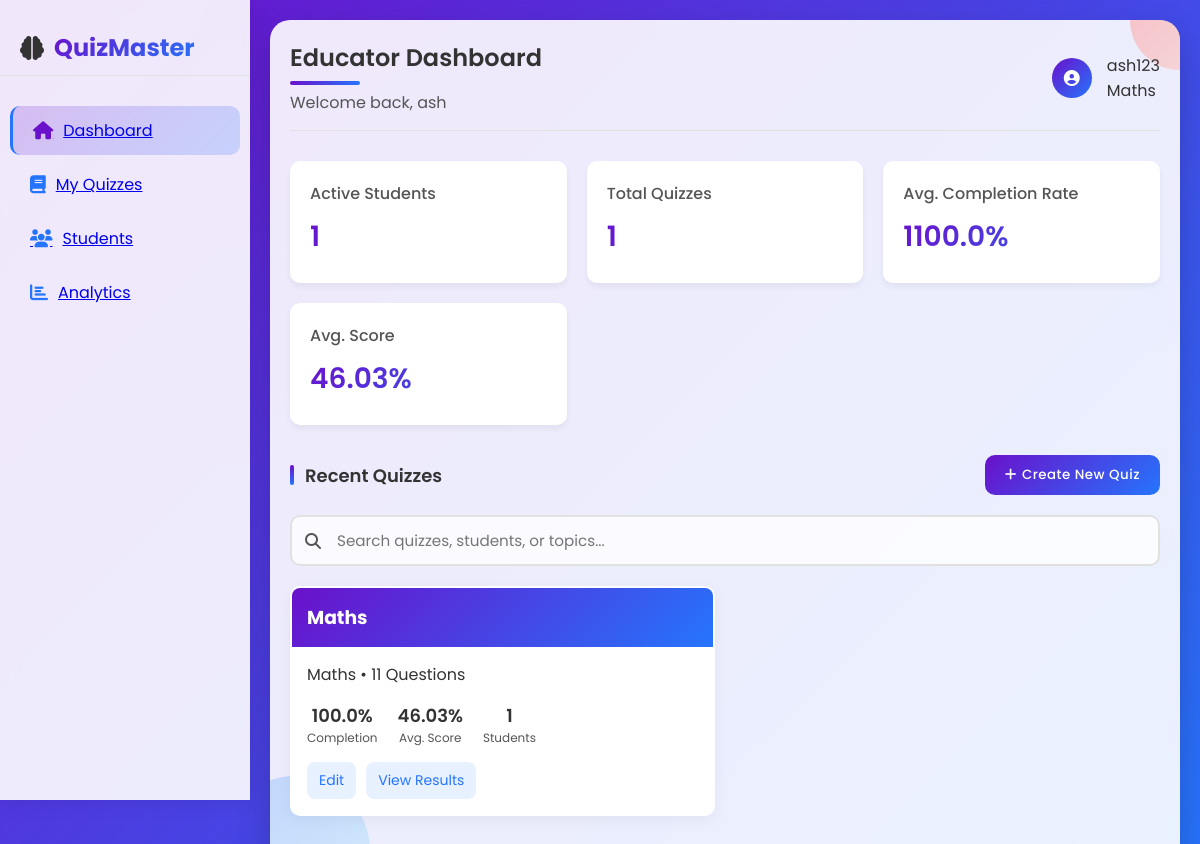
Page /educator/dashboard/ (signed in) on the earlier database version.
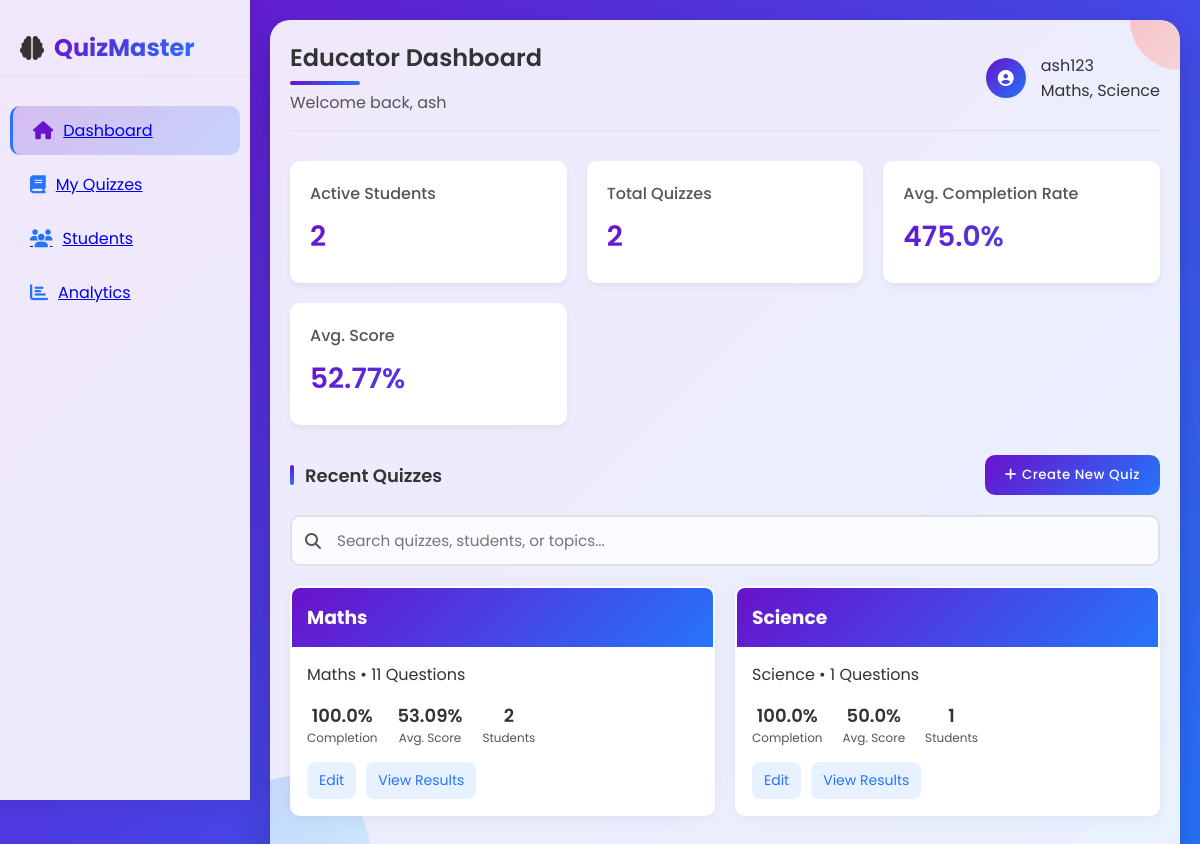
Same page on the later database version.
### Educators/models.py (models this page shows, shortened)
class Educator(models.Model):
    user = models.OneToOneField(User, on_delete=models.CASCADE)
    subject_specialization = models.CharField(default="",max_length=255)
    experience = models.IntegerField(default=0)
    joined_date = models.DateTimeField(auto_now_add=True)

### Quizzes/models.py (models this page shows)
class Quiz(models.Model):
    title = models.CharField(max_length=255)
    educator = models.ForeignKey(Educator, on_delete=models.CASCADE)
    created_at = models.DateTimeField(auto_now_add=True)
    subject = models.CharField(max_length=100, default='General')
    def __str__(self):
        return self.title

### Admin/models.py (models this page shows, shortened)
class User(AbstractUser):
    GENDER_CHOICES = (
    ('Male', 'Male'),
    ('Female', 'Female'),
    ('Other', 'Other'),
    )
    email = models.EmailField(unique=True)
    name= models.CharField(max_length=100,default="")
    dob = models.DateField(null=True, blank=True)
    gender = models.CharField(max_length=10, choices=GENDER_CHOICES, null=True, blank=True)
    address = models.TextField(blank=True)
    role = models.CharField(max_length=10, choices=[('student', 'Student'), ('educator', 'Educator'), ('admin', 'Admin')])
    USERNAME_FIELD = 'email'  # Use email for login instead of username
    REQUIRED_FIELDS = ['username']

### Educators/views.py (the view)
# urls.py: path('educator/dashboard/', educator_dashboard, name='educator_dashboard'),
def educator_dashboard(request):
    educator = Educator.objects.get(user=request.user)
    quizzes = Quiz.objects.filter(educator=educator).annotate(
        students_count1=Count('studentquizattempt__student', distinct=True),
        students_count=Count('studentquizattempt', distinct=True),
        num_questions=Count('question',distinct=True),
        avg_score=Avg('studentquizattempt__score')
    )
    for quiz in quizzes:
        print(quiz)
        total_attempts = StudentQuizAttempt.objects.filter(quiz=quiz).count()
        total_students = quiz.students_count or 1  # Avoid division by zero
        quiz.completion_rate = round((total_attempts / total_students) * 100, 2) if total_attempts else 0
        quiz.avg_score = round(quiz.avg_score or 0, 2)
    students_attempts = StudentQuizAttempt.objects.filter(quiz__educator=educator)
    total_students = students_attempts.values('student').distinct().count()
    total_quizzes = quizzes.count()
    avg_completion_rate = students_attempts.exclude(score__isnull=True).count() / max(total_students * total_quizzes, 1) * 100
    avg_score = students_attempts.exclude(score__isnull=True).aggregate(avg_score=Avg('score'))['avg_score'] or 0
    stats = {
        'total_students': total_students,
        'total_quizzes': total_quizzes,
        'avg_completion_rate': round(avg_completion_rate, 2),
        'avg_score': round(avg_score, 2),
    }
    print(quizzes)
    return render(request, 'educators/dashboard.html', {
        'quizzes': quizzes,
        'stats': stats,
        'educator': educator
    })

### templates/educators/dashboard.html (shortened to what the changed rows need)
<!DOCTYPE html>
<html lang="en">
<head>
        <link rel="stylesheet" href="https://cdnjs.cloudflare.com/ajax/libs/font-awesome/6.5.1/css/all.min.css">
    <link rel="stylesheet" href="/templates/educators/css/styles(1).css">
</head>
{% load static %}
<body>
    <div class="dashboard">
        <div class="content">
            <div class="header">
                <div class="header-title">
                    <h1>Educator Dashboard</h1>
                    <p>Welcome back, {{ educator.user.name }}</p>
                </div>
                <div class="user-menu">
                    <div class="user-info">
                        <div class="user-name">{{ educator.user.username }}</div>
                        <div class="user-role">{{ educator.subject_specialization }}</div>
                    </div>
                </div>
            </div>
            <div class="stats-container">
                <div class="stat-card">
                    <h3>Active Students</h3>
                    <div class="value">{{ stats.total_students }}</div>
                </div>
                <div class="stat-card">
                    <h3>Total Quizzes</h3>
                    <div class="value">{{ stats.total_quizzes }}</div>
                </div>
                <div class="stat-card">
                    <h3>Avg. Completion Rate</h3>
                    <div class="value">{{ stats.avg_completion_rate }}%</div>
                </div>
                <div class="stat-card">
                    <h3>Avg. Score</h3>
                    <div class="value">{{ stats.avg_score }}%</div>
                </div>
            </div>
            <div class="quiz-grid">
                {% for quiz in quizzes %}
                <div class="quiz-card">
                    <div class="quiz-header">
                        <h3>{{ quiz.title }}</h3>
                    </div>
                    <div class="quiz-body">
                        <p>{{ quiz.title }} • {{ quiz.num_questions }} Questions</p>
                        <div class="quiz-stats">
                            <div class="quiz-stat">
                                <div class="value">{{ quiz.completion_rate }}%</div>
                                <div class="label">Completion</div>
                            </div>
                            <div class="quiz-stat">
                                <div class="value">{{ quiz.avg_score }}%</div>
                                <div class="label">Avg. Score</div>
                            </div>
                            <div class="quiz-stat">
                                <div class="value">{{ quiz.students_count1 }}</div>
                                <div class="label">Students</div>
                            </div>
                        </div>
                        <div class="quiz-actions">
                            <a href="{% url 'edit_quiz' quiz.id %}"><button>Edit</button></a>
                            <a href="{% url 'view_results' quiz.id %}"><button>View Results</button></a>
                        </div>
                    </div>
                </div>
                {% empty %}
                <p>No quizzes available.</p>
                {% endfor %}
            </div>
        </div>
    </div>
</body>
</html>

Differences in the rows shown:
changed Educator "ash": subject_specialization "Maths" → "Maths, Science"
computed for Quiz "Maths": avg_score "46.03" → "53.09"; students_count1 "1" → "2"
added Quiz: title "Science", num_questions "1", completion_rate "100.0", avg_score "50.0", students_count1 "1"
Other differences:
{{ stats.total_students }}: "1" → "2"
{{ stats.total_quizzes }}: "1" → "2"
{{ stats.avg_completion_rate }}: "1100.0" → "475.0"
{{ stats.avg_score }}: "46.03" → "52.77"
